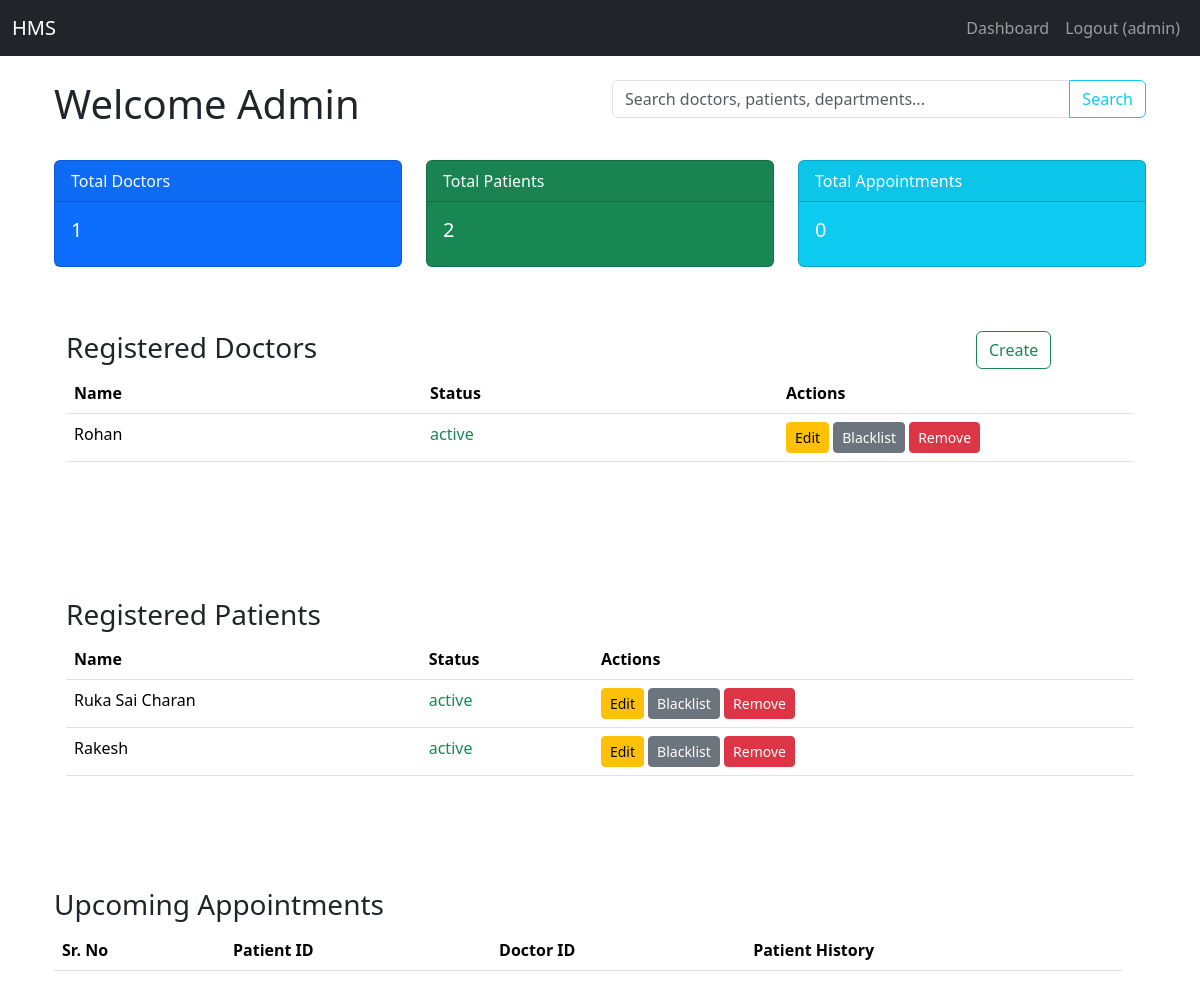
The app's page /admin/dashboard (signed in) with its own data.
### models.py (models this page shows)
class Doctor(db.Model):
    id = db.Column(db.Integer, primary_key=True)
    user_id = db.Column(db.Integer, db.ForeignKey('user.id'), nullable=False)
    department_id = db.Column(db.Integer, db.ForeignKey('department.id'), nullable=False)
    name = db.Column(db.String(100), nullable=False)
    dob = db.Column(db.DateTime, nullable=False)
    experience = db.Column(db.Integer, nullable=False)
    specialization = db.Column(db.String(100), nullable=False)
    qualifications = db.Column(db.String(100), nullable=True)
    availability = db.Column(db.String(200), default='{}')

class User(db.Model):
    id = db.Column(db.Integer, primary_key=True)
    username = db.Column(db.String(150), unique=True, nullable=False)
    password = db.Column(db.String(150), nullable=False)
    role = db.Column(db.String(50), nullable=False) # 'admin', 'doctor', 'patient'
    status = db.Column(db.String(50), nullable=False, default='active') # active, blacklisted

class Patient(db.Model):
    id = db.Column(db.Integer, primary_key=True)
    user_id = db.Column(db.Integer, db.ForeignKey('user.id'), nullable=False)
    name = db.Column(db.String(100), nullable=False)
    contact = db.Column(db.String(100))

### app.py (the view)
@app.route('/admin/dashboard')
def admin_dashboard():
    if 'user_id' not in session:
        flash('Please log in to access this page.')
        return redirect(url_for('login'))
    if session.get('role') != 'admin':
        flash('You do not have permission to access this page.')
        return redirect(url_for('dashboard'))
    doctor_count = Doctor.query.count()
    patient_count = Patient.query.count()
    appointment_count = Appointment.query.count()
    doctors = db.session.query(Doctor, User).join(User, Doctor.user_id == User.id).all()
    patients = db.session.query(Patient, User).join(User, Patient.user_id == User.id).all()
    appointments = Appointment.query.filter_by(status="Booked").all()
    departments = Department.query.all()
    form = AddDoctorForm()
    form.department.choices = [(d.id, d.name) for d in departments]
    return render_template(
        'admin_dashboard.html',
        doctor_count=doctor_count,
        patient_count=patient_count,
        appointment_count=appointment_count,
        doctors=doctors, # (Doctor, User)
        patients=patients, # (Patient, User)
        appointments=appointments,
        form=form  # pass the form to the template
    )

### forms.py (shortened to what this page needs)
class AddDoctorForm(FlaskForm):
    name = StringField('Full Name', validators=[DataRequired(), Length(min=2, max=100)])
    dob = DateField('Date of Birth', format='%Y-%m-%d', validators=[DataRequired()])
    specialization = StringField('Specialization', validators=[DataRequired(), Length(min=4, max=150)])
    experience =  IntegerField('Experience', validators=[DataRequired(), NumberRange(min=0)])
    department = SelectField('Department', coerce=int, validators=[DataRequired()])
    qualifications = StringField('Qualifications', validators=[DataRequired(), Length(min=4, max=150)])
    submit = SubmitField('Add Doctor')

### templates/admin_dashboard.html (shortened to what this page needs)
{% extends "base.html" %}
{% block content %}
<div class="container-fluid">
    <div class="row my-4">
        <div class="col-md-6">
            <h1 class="">Welcome Admin</h1>
        </div>
        <div class="col-md-6">
            <form method="GET" action="{{ url_for('admin_search') }}">
                <div class="input-group">
                    <input type="text" class="form-control" placeholder="Search doctors, patients, departments..." name="query" required>
                    <button class="btn btn-outline-info" type="submit">Search</button>
                </div>
            </form>
        </div>
    </div>
    <div class="row">
        <div class="col-md-4">
            <div class="card text-white bg-primary mb-3">
                <div class="card-header">Total Doctors</div>
                <div class="card-body">
                    <h5 class="card-title">{{ doctor_count }}</h5>
                </div>
            </div>
        </div>
        <div class="col-md-4">
            <div class="card text-white bg-success mb-3">
                <div class="card-header">Total Patients</div>
                <div class="card-body">
                    <h5 class="card-title">{{ patient_count }}</h5>
                </div>
            </div>
        </div>
        <div class="col-md-4">
            <div class="card text-white bg-info mb-3">
                <div class="card-header">Total Appointments</div>
                <div class="card-body">
                    <h5 class="card-title">{{ appointment_count }}</h5>
                </div>
            </div>
        </div>
    </div>
    <div class="container py-5">
        <div class="row">
            <h3 class="col-md-10">Registered Doctors</h3>
            <div class="col-md-2">
                <form action="{{ url_for('add_doctor') }}">
                    <button class="btn btn-outline-success" type="submit">Create</button>
                </form>
            </div>
        </div>
        <table class="table table-hover" style="table-layout: fixed">
            <thead>
                <tr>
                    <th>Name</th>
                    <th>Status</th>
                    <th>Actions</th>
                </tr>
            </thead>
            <tbody>
                {% for doctor, user in doctors %}
                <tr>
                    <td>{{ doctor.name }}</td>
                    <td>
                        <span class="{{ 'text-success' if user.status == 'active' else 'text-danger' }}">
                            {{ user.status }}
                        </span>
                    </td>
                    <td>
                        <div>
                            <a href="{{ url_for('edit_doctor', doctor_id=doctor.id) }}"
                            class="btn btn-warning btn-sm">Edit</a>
                            {% if user.status == 'active' %}
                                <a href="{{ url_for('toggle_blacklist', user_id=user.id) }}"
                                class="btn btn-secondary btn-sm">Blacklist</a>
                            {% else %}
                                <a href="{{ url_for('toggle_blacklist', user_id=user.id) }}"
                                class="btn btn-success btn-sm">Activate</a>
                            {% endif %}
                            <a href="{{ url_for('remove_user', user_id=user.id) }}"
                            class="btn btn-danger btn-sm"
                            onclick="return confirm('Are you sure you want to PERMANENTLY remove this user? This cannot be undone.')">
                            Remove
                            </a>
                        </div>
                    </td>
                </tr>
                {% endfor %}
            </tbody>
        </table>
    </div>
    <br>
    <div class="container py-5">
        <h3>Registered Patients</h3>
        <table class="table table-hover">
            <thead>
                <tr>
                    <th>Name</th>
                    <th>Status</th>
                    <th>Actions</th>
                </tr>
            </thead>
            <tbody>
                {% for patient, user in patients %}
                <tr>
                    <td>{{ patient.name }}</td>
                    <td>
                        <span class="{{ 'text-success' if user.status == 'active' else 'text-danger' }}">
                            {{ user.status }}
                        </span>
                    </td>
                    <td>
                        <a href="{{ url_for('edit_patient', patient_id=patient.id) }}"
                        class="btn btn-warning btn-sm">Edit</a>
                        {% if user.status == 'active' %}
                            <a href="{{ url_for('toggle_blacklist', user_id=user.id) }}"
                            class="btn btn-secondary btn-sm">Blacklist</a>
                        {% else %}
                            <a href="{{ url_for('toggle_blacklist', user_id=user.id) }}"
                            class="btn btn-success btn-sm">Activate</a>
                        {% endif %}
                        <a href="{{ url_for('remove_user', user_id=user.id) }}"
                        class="btn btn-danger btn-sm"
                        onclick="return confirm('Are you sure you want to PERMANENTLY remove this user? This cannot be undone.')">
                        Remove
                        </a>
                    </td>
                </tr>
                {% endfor %}
            </tbody>
        </table>
    </div>
    </div>
    <div class="row container py-5">
        <div class="">
            <h3>Upcoming Appointments</h3>
            <table class="table table-hover">
                <thead>
                    <tr>
                        <th>Sr. No</th>
                        <th>Patient ID</th>
                        <th>Doctor ID</th>
                        <th>Patient History</th>
                    </tr>
                </thead>
            </table>
        </div>
    </div>
</div>
{% endblock %}

### records on screen
Doctor: name "Rohan", status "active"
Patient: name "Ruka Sai Charan", status "active"
Patient: name "Rakesh", status "active"

### other values on screen
{{ session.role }} "admin"
{{ doctor_count }} "1"
{{ patient_count }} "2"
{{ appointment_count }} "0"
